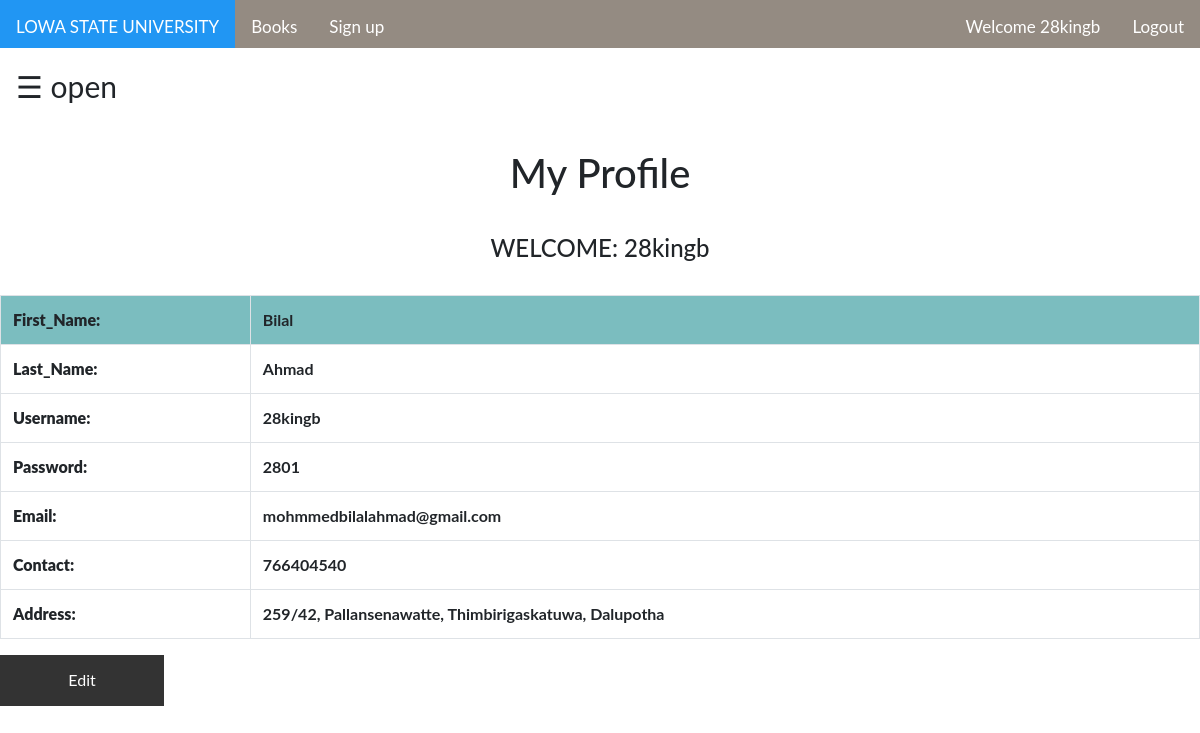
Page /student/profile.php (signed in) on the committed database.
### tables this page shows
CREATE TABLE `student` (
  `first` varchar(100) NOT NULL,
  `last` varchar(100) NOT NULL,
  `dob` date NOT NULL,
  `username` varchar(100) NOT NULL,
  `email` varchar(100) NOT NULL,
  `contact` int(100) NOT NULL,
  `address` varchar(100) NOT NULL,
  `gender` varchar(100) NOT NULL,
  `type` varchar(100) NOT NULL,
  `password` varchar(100) NOT NULL
);

### student/profile.php (the view, shortened to what this page needs)
<?php
	include "connection.php";
	include "navbar.php";
?>
<!DOCTYPE html>
<html>
<head>
</head>
<body>
<div id="main">
<span style="font-size:30px;cursor:pointer" onclick="openNav()">&#9776; open</span>
</div>
 		  <?php
 			$q=mysqli_query($db,"SELECT * FROM student where username='$_SESSION[login_user]' ;");
 			?>
      <br>
 			<h1 style="text-align: center;">My Profile</h1>
 			<?php
 			$row=mysqli_fetch_assoc($q);
 			?>
 			<div style="text-align: center;">
	 		<h4>
      <br>
	 		<?php
      echo "WELCOME: " .$_SESSION['login_user']; ?>
	 		</h4>
 			</div>
      <br>
<section class="listofprofile">
 			<?php
 			echo "<b>";
 			echo "<table class='table table-bordered table-hover'>";
	 		echo "<tr style='background-color: #6db6b9e6;'>";
	 		echo "<td>";
	 		echo "<b> First_Name: </b>";
	 		echo "</td>";
	 		echo "<td>";
	 	  echo $row['first'];
	 		echo "</td>";
	 		echo "</tr>";
	 		echo "<tr>";
	 		echo "<td>";
	 		echo "<b> Last_Name: </b>";
	 		echo "</td>";
	 		echo "<td>";
	 		echo $row['last'];
			echo "</td>";
	 		echo "</tr>";
	 		echo "<tr>";
	 		echo "<td>";
	 		echo "<b> Username: </b>";
	 		echo "</td>";
	 		echo "<td>";
	 		echo $row['username'];
	 		echo "</td>";
	 		echo "</tr>";
	 		echo "<tr>";
	 		echo "<td>";
	 		echo "<b> Password: </b>";
	 		echo "</td>";
	 		echo "<td>";
	 		echo $row['password'];
	 		echo "</td>";
	 		echo "</tr>";
	 		echo "<tr>";
	 		echo "<td>";
	 		echo "<b> Email: </b>";
	 		echo "</td>";
	 		echo "<td>";
	 		echo $row['email'];
	 		echo "</td>";
	 		echo "</tr>";
	 		echo "<tr>";
	 		echo "<td>";
	 		echo "<b> Contact: </b>";
	 		echo "</td>";
	 		echo "<td>";
	 		echo $row['contact'];
	 		echo "</td>";
	 		echo "</tr>";
			echo "<tr>";
	 		echo "<td>";
	 		echo "<b> Address: </b>";
	 		echo "</td>";
	 		echo "<td>";
	 		echo $row['address'];
	 		echo "</td>";
	 		echo "</tr>";
 			echo "</table>";
 			echo "</b>";
 			?>
      <form method="post">
 			<button name="submit1" type="submit">Edit</button>
 		  </form>
</section>
</body>
</html>

### student/style.css (style rules this page uses)
* { margin:0; padding:0; }
::placeholder { color: #FFFFFF; font-family: arial; }
input, textarea, select, button { font-family: arial; color: #333; font-size: 14px; }
p, h1, h2, h3, h4, h5, h6, ul { margin: 0; }
button { border: none; width: 164px; height: 51px; margin: auto; margin-top: 40px; cursor: pointer; display: flex; align-items: center; justify-content: center; padding: 0; background: #333; font-size: 15px; color: #fff; }
h1 { font-size: 36px; font-weight: 600; }
#main { transition: margin-left .5s; padding: 16px; }
.listofbooks th, td { padding: 10px; text-align: left; border-bottom: 1px solid #b7b8c7; }

### student/navbar.php (style rules this page uses)
body { margin: 0; font-family: "Lato", sans-serif; transition: background-color .5s; }

### student/profile.php (style rules this page uses)
.listofprofile { height: auto; }
.listofprofile table { border-collapse: collapse; width: 100%; }
.listofprofile th, td { padding: 10px; text-align: left; border-bottom: 1px solid #b7b8c7; }

### rows in the picture
student: first "Bilal", last "Ahmad", username "28kingb", password "2801", email "mohmmedbilalahmad@gmail.com", contact "766404540", address "259/42, Pallansenawatte, Thimbirigaskatuwa, Dalupotha"

### other values in the picture
$_SESSION['login_user'] "28kingb"
